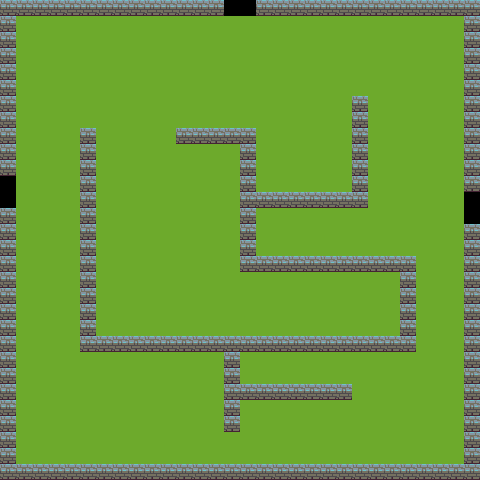

A level layout from a 2D game, rendered from its tile map. Below: a short description, then the map file with tile-grid data replaced by summaries:
An orthogonal 30x30 tile map with 16x16 px tiles, 1 tile layer (ground).

<map version="1.0" orientation="orthogonal" renderorder="right-down" width="30" height="30" tilewidth="16" tileheight="16" nextobjectid="4">
 <tileset firstgid="1" name="test_world" tilewidth="16" tileheight="16" tilecount="120" columns="8">
  <image source="test_world.png" width="128" height="240" />
  <tile id="0">
   <properties>
    <property name="Blocked" type="bool" value="true" />
   </properties>
  </tile>
  <tile id="9">
   <properties>
    <property name="Exit" value="res/map/sewers.tmx" />
    <property name="SpawnX" value="150" />
    <property name="SpawnY" value="100" />
   </properties>
  </tile>
 </tileset>
 <layer name="ground" width="30" height="30">
  <data>[900 cells, 900 non-empty, 5 distinct tile ids]</data>
 </layer>
</map>
